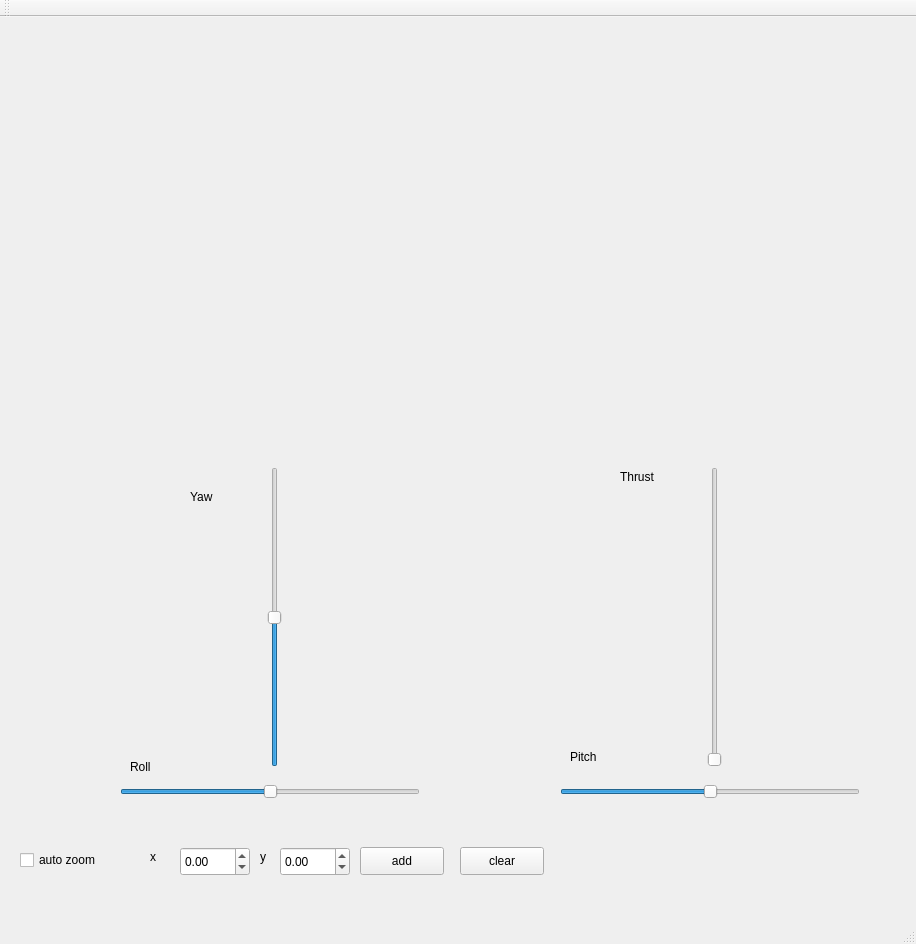
<?xml version="1.0" encoding="UTF-8"?>
<ui version="4.0">
 <class>MainWindow</class>
 <widget class="QMainWindow" name="MainWindow">
  <property name="geometry">
   <rect>
    <x>0</x>
    <y>0</y>
    <width>916</width>
    <height>944</height>
   </rect>
  </property>
  <property name="windowTitle">
   <string>Flight Controller</string>
  </property>
  <widget class="QWidget" name="centralWidget">
   <widget class="QCustomPlot" name="plot1" native="true">
    <property name="geometry">
     <rect>
      <x>40</x>
      <y>20</y>
      <width>400</width>
      <height>400</height>
     </rect>
    </property>
   </widget>
   <widget class="QDoubleSpinBox" name="bx_x">
    <property name="geometry">
     <rect>
      <x>180</x>
      <y>830</y>
      <width>70</width>
      <height>29</height>
     </rect>
    </property>
    <property name="focusPolicy">
     <enum>Qt::NoFocus</enum>
    </property>
    <property name="minimum">
     <double>-1000.000000000000000</double>
    </property>
    <property name="maximum">
     <double>1000.000000000000000</double>
    </property>
   </widget>
   <widget class="QDoubleSpinBox" name="bx_y">
    <property name="geometry">
     <rect>
      <x>280</x>
      <y>830</y>
      <width>70</width>
      <height>29</height>
     </rect>
    </property>
    <property name="focusPolicy">
     <enum>Qt::NoFocus</enum>
    </property>
    <property name="minimum">
     <double>-1000.000000000000000</double>
    </property>
    <property name="maximum">
     <double>1000.000000000000000</double>
    </property>
   </widget>
   <widget class="QLabel" name="label">
    <property name="geometry">
     <rect>
      <x>150</x>
      <y>830</y>
      <width>21</width>
      <height>20</height>
     </rect>
    </property>
    <property name="text">
     <string>x</string>
    </property>
   </widget>
   <widget class="QLabel" name="label_2">
    <property name="geometry">
     <rect>
      <x>260</x>
      <y>830</y>
      <width>21</width>
      <height>20</height>
     </rect>
    </property>
    <property name="text">
     <string>y</string>
    </property>
   </widget>
   <widget class="QPushButton" name="btn_add">
    <property name="geometry">
     <rect>
      <x>360</x>
      <y>830</y>
      <width>84</width>
      <height>28</height>
     </rect>
    </property>
    <property name="focusPolicy">
     <enum>Qt::NoFocus</enum>
    </property>
    <property name="text">
     <string>add</string>
    </property>
   </widget>
   <widget class="QPushButton" name="btn_clear">
    <property name="geometry">
     <rect>
      <x>460</x>
      <y>830</y>
      <width>84</width>
      <height>28</height>
     </rect>
    </property>
    <property name="focusPolicy">
     <enum>Qt::NoFocus</enum>
    </property>
    <property name="text">
     <string>clear</string>
    </property>
   </widget>
   <widget class="QCheckBox" name="auto_zoom">
    <property name="geometry">
     <rect>
      <x>20</x>
      <y>830</y>
      <width>111</width>
      <height>26</height>
     </rect>
    </property>
    <property name="focusPolicy">
     <enum>Qt::NoFocus</enum>
    </property>
    <property name="text">
     <string>auto zoom</string>
    </property>
   </widget>
   <widget class="QCustomPlot" name="plot2" native="true">
    <property name="geometry">
     <rect>
      <x>460</x>
      <y>20</y>
      <width>400</width>
      <height>400</height>
     </rect>
    </property>
   </widget>
   <widget class="QSlider" name="pitch">
    <property name="geometry">
     <rect>
      <x>560</x>
      <y>750</y>
      <width>300</width>
      <height>50</height>
     </rect>
    </property>
    <property name="focusPolicy">
     <enum>Qt::NoFocus</enum>
    </property>
    <property name="maximum">
     <number>100</number>
    </property>
    <property name="value">
     <number>50</number>
    </property>
    <property name="tracking">
     <bool>true</bool>
    </property>
    <property name="orientation">
     <enum>Qt::Horizontal</enum>
    </property>
   </widget>
   <widget class="QLabel" name="label_3">
    <property name="geometry">
     <rect>
      <x>570</x>
      <y>730</y>
      <width>63</width>
      <height>20</height>
     </rect>
    </property>
    <property name="text">
     <string>Pitch</string>
    </property>
   </widget>
   <widget class="QSlider" name="yaw">
    <property name="geometry">
     <rect>
      <x>250</x>
      <y>450</y>
      <width>50</width>
      <height>300</height>
     </rect>
    </property>
    <property name="focusPolicy">
     <enum>Qt::NoFocus</enum>
    </property>
    <property name="maximum">
     <number>100</number>
    </property>
    <property name="value">
     <number>50</number>
    </property>
    <property name="orientation">
     <enum>Qt::Vertical</enum>
    </property>
   </widget>
   <widget class="QSlider" name="thrust">
    <property name="geometry">
     <rect>
      <x>690</x>
      <y>450</y>
      <width>50</width>
      <height>300</height>
     </rect>
    </property>
    <property name="focusPolicy">
     <enum>Qt::NoFocus</enum>
    </property>
    <property name="maximum">
     <number>100</number>
    </property>
    <property name="orientation">
     <enum>Qt::Vertical</enum>
    </property>
   </widget>
   <widget class="QSlider" name="roll">
    <property name="geometry">
     <rect>
      <x>120</x>
      <y>750</y>
      <width>300</width>
      <height>50</height>
     </rect>
    </property>
    <property name="focusPolicy">
     <enum>Qt::NoFocus</enum>
    </property>
    <property name="maximum">
     <number>100</number>
    </property>
    <property name="value">
     <number>50</number>
    </property>
    <property name="orientation">
     <enum>Qt::Horizontal</enum>
    </property>
   </widget>
   <widget class="QLabel" name="label_4">
    <property name="geometry">
     <rect>
      <x>190</x>
      <y>470</y>
      <width>63</width>
      <height>20</height>
     </rect>
    </property>
    <property name="text">
     <string>Yaw</string>
    </property>
   </widget>
   <widget class="QLabel" name="label_5">
    <property name="geometry">
     <rect>
      <x>130</x>
      <y>740</y>
      <width>31</width>
      <height>20</height>
     </rect>
    </property>
    <property name="text">
     <string>Roll</string>
    </property>
   </widget>
   <widget class="QLabel" name="label_6">
    <property name="geometry">
     <rect>
      <x>620</x>
      <y>450</y>
      <width>63</width>
      <height>20</height>
     </rect>
    </property>
    <property name="text">
     <string>Thrust</string>
    </property>
   </widget>
  </widget>
  <widget class="QMenuBar" name="menuBar">
   <property name="geometry">
    <rect>
     <x>0</x>
     <y>0</y>
     <width>916</width>
     <height>25</height>
    </rect>
   </property>
  </widget>
  <widget class="QToolBar" name="mainToolBar">
   <attribute name="toolBarArea">
    <enum>TopToolBarArea</enum>
   </attribute>
   <attribute name="toolBarBreak">
    <bool>false</bool>
   </attribute>
  </widget>
  <widget class="QStatusBar" name="statusBar"/>
 </widget>
 <layoutdefault spacing="6" margin="11"/>
 <customwidgets>
  <customwidget>
   <class>QCustomPlot</class>
   <extends>QWidget</extends>
   <header>qcustomplot.h</header>
   <container>1</container>
  </customwidget>
 </customwidgets>
 <resources/>
 <connections/>
</ui>
